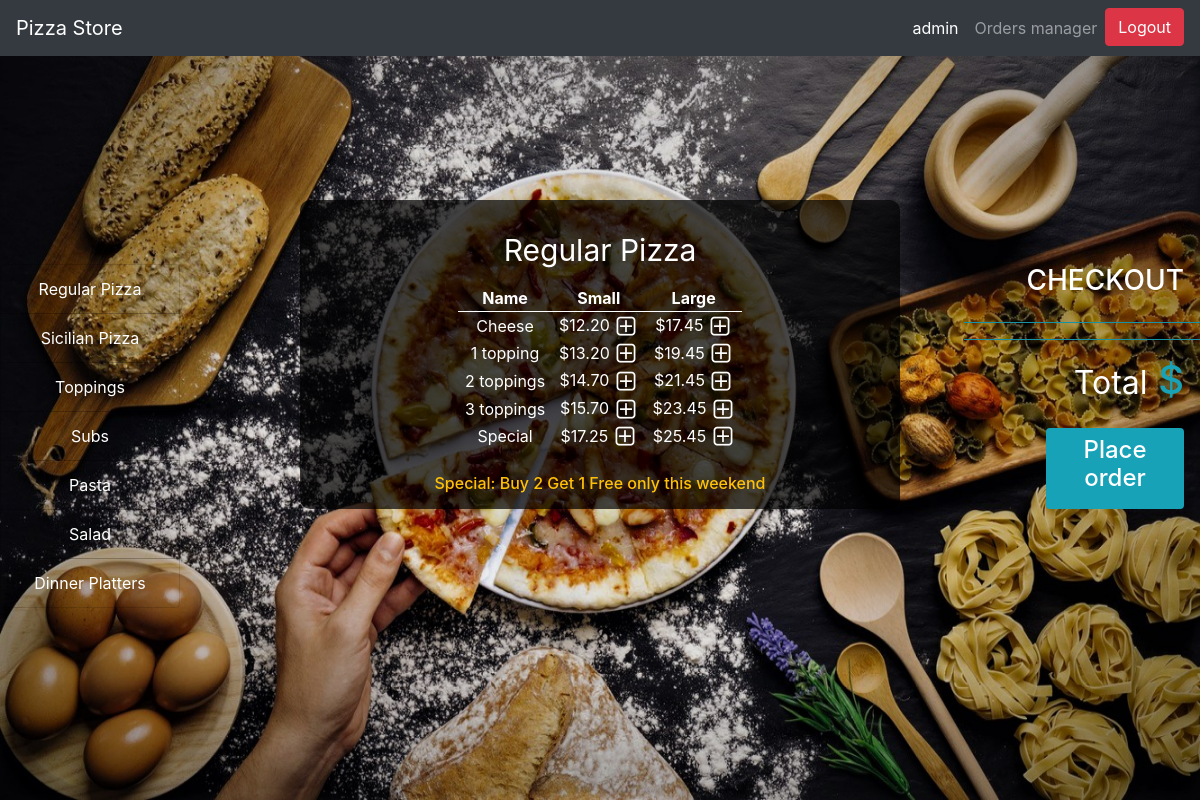
Page /menu/Regular Pizza (signed in) on the committed database.
### orders/models.py (models this page shows, shortened)
class Category(models.Model):
    name = models.CharField(max_length=64)
    def __str__(self):
        return f"{self.name}"

class Regular_pizza(models.Model):
    name = models.CharField(max_length=64)
    small = models.DecimalField(max_digits=4, decimal_places=2)
    large = models.DecimalField(max_digits=4, decimal_places=2)

### orders/views.py (the view)
# urls.py: path("menu/<str:category>", views.menu, name="menu"),
def menu(request,category):
    menu,columns=findTable(category)
    order_number=User_order.objects.get(user=request.user,status='initiated').order_number
    context = {
        "user":request.user,
        "Checkout":Order2.objects.filter(user=request.user,number=order_number),
        "Checkout_category":Order2.objects.filter(user=request.user,number=order_number).values_list('category').distinct(),
        "Total":list(Order2.objects.filter(user=request.user,number=order_number).aggregate(Sum('price')).values())[0],
        "Category": Category.objects.all(),
        "Active_category":category,
        "Menu": menu,
        "Columns":columns,
        "Topping_price": 0.00,
        "Order_number":order_number
    }
    return render(request,"menu.html",context)

### orders/views.py (called while the page is built)
def findTable(category):
    if category == "Regular Pizza":
        menu=Regular_pizza.objects.all()
        columns=3
    elif category == "Sicilian Pizza":
        menu=Sicilian_pizza.objects.all()
        columns=3
    elif category == "Toppings":
        menu=Topping.objects.all()
        columns=1
    elif category == "Subs":
        menu=Sub.objects.all()
        columns=3
    elif category == "Pasta":
        menu=Pasta.objects.all()
        columns=2
    elif category == "Salad":
        menu=Salad.objects.all()
        columns=2
    elif category == "Dinner Platters":
        menu=Dinner_platter.objects.all()
        columns=3
    return menu,columns

### orders/templates/menu.html (shortened to what this page needs)
{% extends "layout.html" %}
{% block body%}
<div class='p-3'>
    <table class='table-small w-50 mx-auto text-center '>
        <caption style='caption-side:top;color:white;font-size: 30px;text-align: center'>{{Active_category}}</caption>
        {% if Columns == 3 %}
        <thead class='thead-light'>
        <tr>
            <th>Name</th>
            <th>Small</th>
            <th>Large</th>
        </tr>
        </thead>
        <tbody>
        {% for row in Menu %}
        <tr>
            {% load static %}
            <td>{{row.name}}</td>
            {% if row.small == None %}
            <td></td>
            {% else %}
            <td>${{row.small}}&nbsp;<a href="{% url 'add' Active_category row.name row.small %}"><img class='plus'
                                                                                                      src="{% static 'plus.png' %}"></a>
            </td>
            {% endif %}
            <td>${{row.large}}&nbsp;<a href="{% url 'add' Active_category row.name row.large %}"><img class='plus'
                                                                                                      src="{% static 'plus.png' %}"></a>
            </td>
        </tr>
        {% endfor %}
        </tbody>
        {% endif %}
    </table>
</div>
{% if Active_category == 'Regular Pizza' or Active_category == 'Sicilian Pizza'  %}
<div class='text-center p-2'>
    <h6 class='text-warning mx-auto'>Special: Buy 2 Get 1 Free only this weekend</h6>
    {% endif %}
{% endblock %}

### orders/templates/layout.html (shortened to what this page needs)
<!DOCTYPE html>
<html style="height:100%">
<head>
    {% load static %}
    <link rel="stylesheet" type="text/css" href="{% static 'styles.css' %}">
    <link rel="stylesheet" href="https://maxcdn.bootstrapcdn.com/bootstrap/4.1.3/css/bootstrap.min.css">
</head>
<body style="height:100%">
<img id='pizza_background' src="{% static 'pizza_background.jpg' %}">
{% if Category %}
<nav class="navbar navbar-expand-lg navbar-dark bg-dark">
    <a class="navbar-brand" href="{% url 'index' %}">Pizza Store</a>
    <div class="collapse navbar-collapse" id="navbarNav">
        <ul class="nav navbar-nav ml-auto">
            <li class="nav-item active">
                <a class="nav-link" href="{% url 'index' %}">{{user.username}}<span class="sr-only">(current)</span></a>
            </li>
            {% if user.is_superuser %}
            <li class="nav-item">
                <a class="nav-link" href="{% url 'orders_manager' user Order_number %}">Orders manager</a>
            </li>
            {% endif %}
            <li class="nav-item ">
                <a href="{% url 'logout' %}">
                    <button type="button" class="btn btn-danger">Logout</button>
                </a>
            </li>
        </ul>
    </div>
</nav>
{% endif %}
<div id='category' class="list-group text-center">
    {% for category in Category %}
    <a href="{% url 'menu' category  %}" class="list-group-item list-group-item-action">{{category}}</a>
    {% endfor %}
</div>
<br>
<br>
<br>
<br>
<br>
<br>
<div id='center_box' class='w-50  mx-auto  '>
    {% block body%}
    {% endblock %}
</div>
<div id='checkout' class='list-group text-right '>
    {% if Category %}
    <h3 class=' text-right pr-3'>CHECKOUT</h3>
    <ul>
        <hr class='bg-info'>
        <hr class='bg-info'>
        <li class='text-info text-right pr-3 '><h1><small class='text-white'>Total</small> ${{Total|floatformat:2}}</h1>
        </li>
    </ul>
    <a id='place_order' href="{% url 'my_orders' Order_number %}">
        <div class='bg-info w-50 rounded p-2  ml-auto mr-3 text-center text-white '><h4>Place order</h4></div>
    </a>
    {% endif %}
</div>
</body>
</html>

### orders/static/styles.css (style rules this page uses)
#pizza_background { position: fixed; z-index:-99; width: 100%; height: 100%; }
#category { position: absolute; top:33%; width:15%; }
#category a { color:white; background-color: transparent; }
#center_box,#username { background-color: rgba(0, 0, 0, 0.7); color: white; border-radius: 10px; }
th { border-bottom: 1px solid white; }
#checkout { color:white; position: absolute; top:33%; right:0%; width:23%; }
li { list-style-type: none; }

### rows in the picture
Category: name "Regular Pizza"
Category: name "Sicilian Pizza"
Category: name "Toppings"
Category: name "Subs"
Category: name "Pasta"
Category: name "Salad"
Category: name "Dinner Platters"
Regular_pizza: name "Cheese", small "12.20", large "17.45"
Regular_pizza: name "1 topping", small "13.20", large "19.45"
Regular_pizza: name "2 toppings", small "14.70", large "21.45"
Regular_pizza: name "3 toppings", small "15.70", large "23.45"
Regular_pizza: name "Special", small "17.25", large "25.45"

### other values in the picture
{{ user.username }} "admin"
